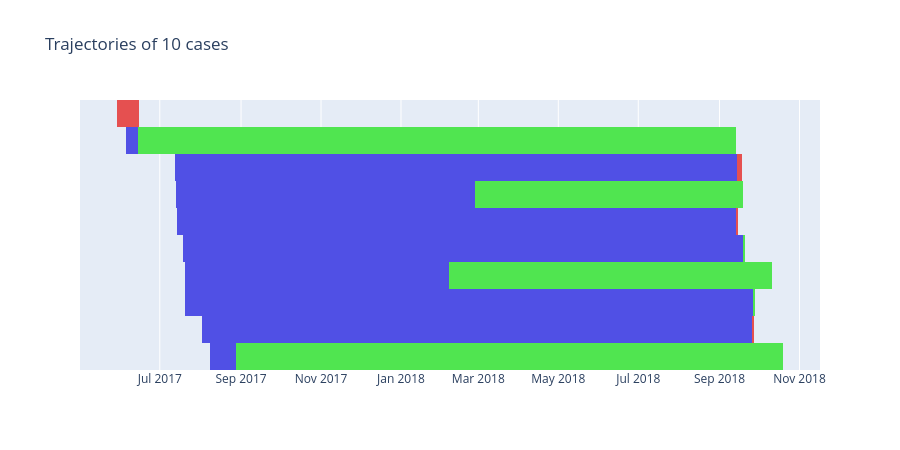

The code cell stored with this chart in its notebook:
### Code cell
case_trajectories_plot = kairo.plot_kmeans_trajectories(case_trajectories, color_mapping)
case_trajectories_plot

### Figure 1 — Plotly figure (JSON) as saved in the notebook; plotly's stock layout.template omitted (floating-point values rounded to 4 significant figures)
{"data": [{"base": ["2017-05-29T08:49:25.000000", "2017-06-05T13:34:59.000000", "2017-07-12T10:34:30.000000", "2017-07-13T09:05:45.000000", "2017-07-14T09:11:16.000000", "2017-07-18T12:42:35.000000", "2017-07-20T10:56:27.000000", "2017-07-20T12:59:33.000000", "2017-08-02T10:19:10.000000", "2017-08-08T09:48:14.000000"], "customdata": [[3], [3], [3], [3], [3], [3], [3], [3], [3], [3]], "hovertemplate": "state=0<br>start=%{base}<br>end=%{x}<br>case=%{y}<br>events=%{customdata[0]}<extra></extra>", "legendgroup": "0", "marker": {"color": "#5050e5", "line": {"width": 0}, "pattern": {"shape": ""}}, "name": "0", "orientation": "h", "showlegend": true, "textposition": "auto", "type": "bar", "x": [9248000, 765375000, 37072465000, 19713442000, 36817923000, 36903673000, 17368272000, 37421645000, 36213884000, 1725916000], "xaxis": "x", "y": ["case_000000", "case_000001", "case_000004", "case_000005", "case_000006", "case_000007", "case_000009", "case_000010", "case_000013", "case_000017"], "yaxis": "y"}, {"base": ["2017-05-29T11:23:33.000000", "2018-09-14T12:28:55.000000", "2018-09-13T12:23:19.000000", "2018-09-25T13:43:54.000000"], "customdata": [[6], [4], [4], [4]], "hovertemplate": "state=1<br>start=%{base}<br>end=%{x}<br>case=%{y}<br>events=%{customdata[0]}<extra></extra>", "legendgroup": "1", "marker": {"color": "#e55050", "line": {"width": 0}, "pattern": {"shape": ""}}, "name": "1", "orientation": "h", "showlegend": true, "textposition": "auto", "type": "bar", "x": [1438849000, 311661000, 139258000, 134396000], "xaxis": "x", "y": ["case_000000", "case_000004", "case_000006", "case_000013"], "yaxis": "y"}, {"base": ["2017-06-14T10:11:14.000000", "2018-02-26T13:03:07.000000", "2018-09-18T15:43:48.000000", "2018-02-06T11:27:39.000000", "2018-09-26T15:53:38.000000", "2017-08-28T09:13:30.000000"], "customdata": [[9], [6], [4], [13], [5], [7]], "hovertemplate": "state=2<br>start=%{base}<br>end=%{x}<br>case=%{y}<br>events=%{customdata[0]}<extra></extra>", "legendgroup": "2", "marker": {"color": "#50e550", "line": {"width": 0}, "pattern": {"shape": ""}}, "name": "2", "orientation": "h", "showlegend": true, "textposition": "auto", "type": "bar", "x": [39393982000, 17676019000, 127188000, 21331243000, 147135000, 36031025000], "xaxis": "x", "y": ["case_000001", "case_000005", "case_000007", "case_000009", "case_000010", "case_000017"], "yaxis": "y"}], "layout": {"bargap": 0, "barmode": "overlay", "height": 450, "legend": {"title": {"text": "state"}, "tracegroupgap": 0}, "showlegend": false, "title": {"text": "Trajectories of 10 cases"}, "xaxis": {"anchor": "y", "domain": [0, 1], "type": "date"}, "yaxis": {"anchor": "x", "categoryarray": ["case_000017", "case_000013", "case_000010", "case_000009", "case_000007", "case_000006", "case_000005", "case_000004", "case_000001", "case_000000"], "categoryorder": "array", "domain": [0, 1], "title": {"text": "case"}, "visible": false}}}
